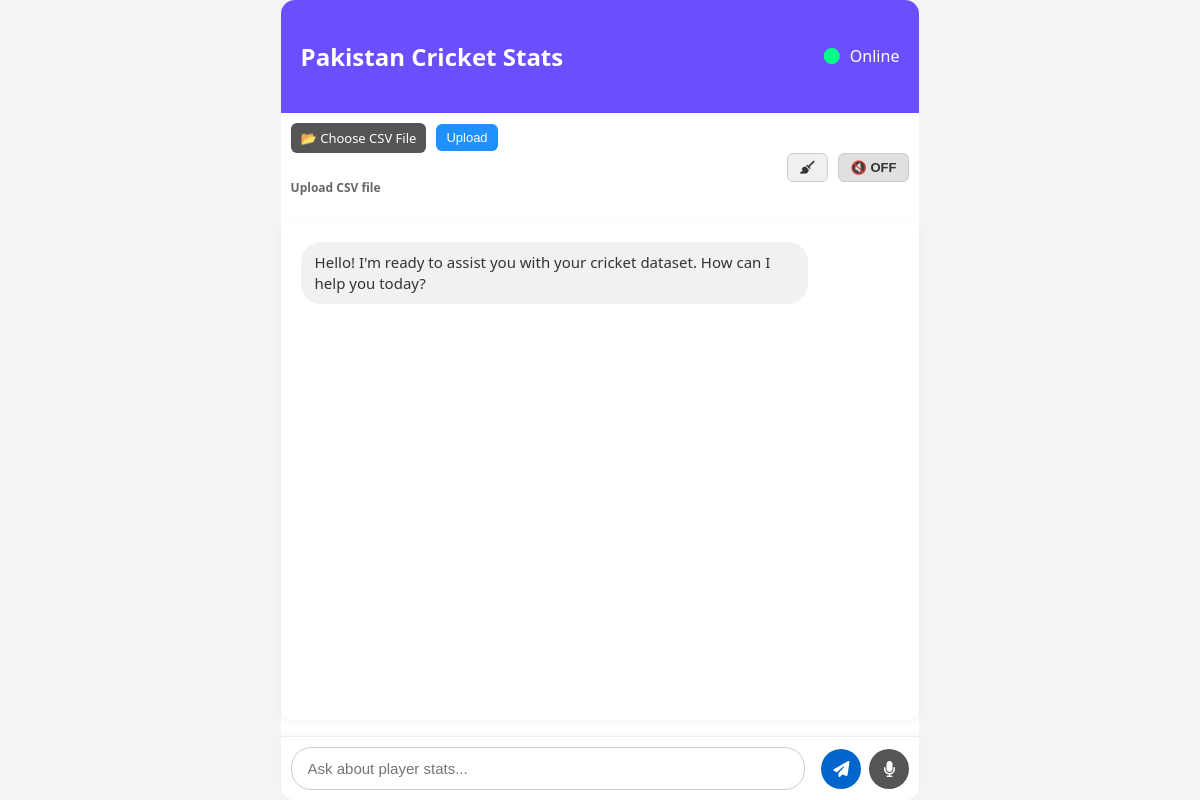
Before: / with the older database file.
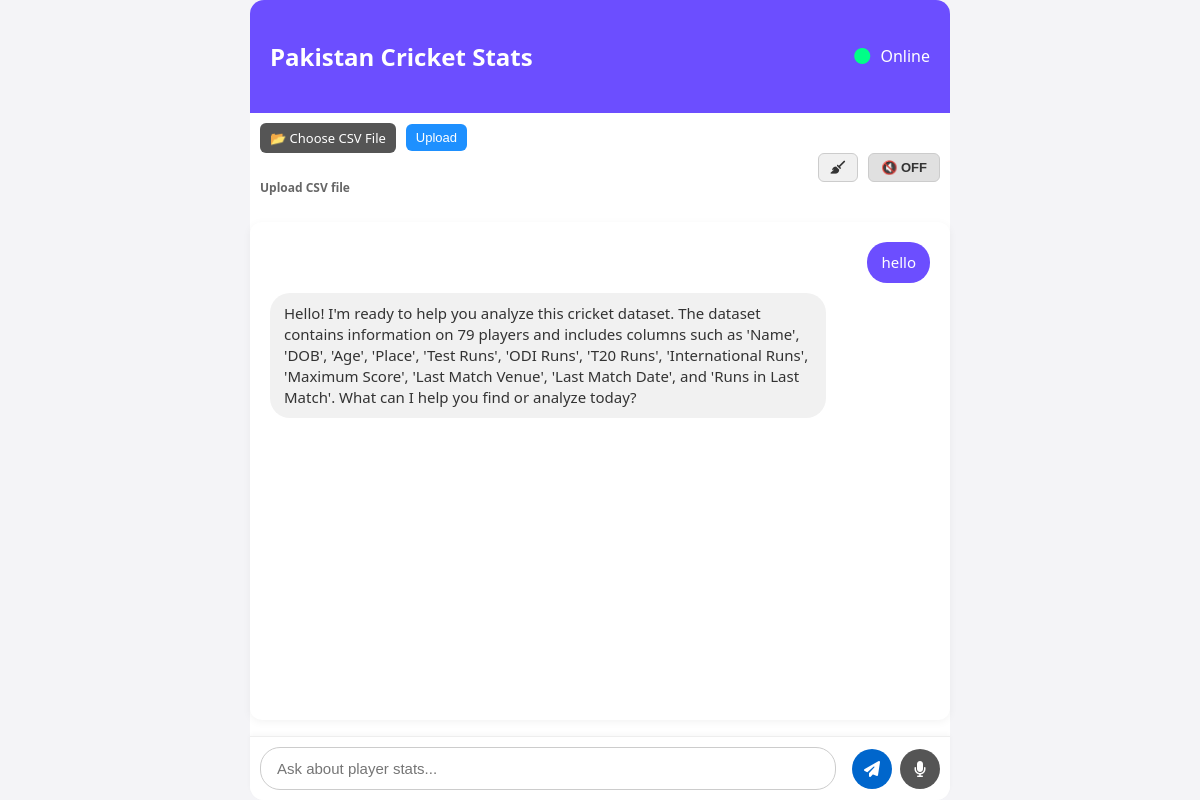
After: the same page with the newer database file.
### tables this page shows
CREATE TABLE chat_history (id INTEGER PRIMARY KEY, message TEXT, response TEXT);

### app.py (the view)
@app.route('/')
def index():
    current_file = get_current_file()
    conn = sqlite3.connect(DB_FILE)
    cursor = conn.cursor()
    cursor.execute("SELECT message, response FROM chat_history")
    history = cursor.fetchall()
    conn.close()
    return render_template('index.html', history=history, filename=current_file)

### app.py (called while the page is built)
def get_current_file():
    conn = sqlite3.connect(DB_FILE)
    cursor = conn.cursor()
    cursor.execute("SELECT filename FROM current_file ORDER BY id DESC LIMIT 1")
    result = cursor.fetchone()
    conn.close()
    return result[0] if result else None

### templates/index.html (shortened to what this page needs)
<!DOCTYPE html>
<html>
<head>
    <link rel="stylesheet" href="{{ url_for('static', filename='style.css') }}">
    <link rel="stylesheet" href="https://cdnjs.cloudflare.com/ajax/libs/font-awesome/6.5.0/css/all.min.css">
</head>
<body>
<div class="main-card">
    <div class="header">
        <h2>Pakistan Cricket Stats</h2>
        <span class="status"><i class="fa fa-circle"></i> Online</span>
    </div>
    <div style="display: flex; justify-content: space-between; align-items: center; padding: 10px;">
        <form method="POST" enctype="multipart/form-data" action="/upload" class="upload-form" style="display: flex; flex-direction: column; align-items: flex-start;">
            <div style="display: flex; align-items: center; gap: 10px;">
                <label for="fileUpload" class="custom-file-upload">📂 Choose CSV File</label>
                <button type="submit">Upload</button>
            </div>
            <span style="font-size: 12px;font-weight: bold ; color: #666; margin-top: 5px;">Upload CSV file</span>
        </form>
        <div style="display: flex; gap: 10px; align-items: center; justify-content: flex-end;">
            <button type="button" id="clearChatBtn" title="Clear Chat" style="
                background-color: #f0f0f0;
                border: 1px solid #ccc;
                color: #333;
                padding: 6px 12px;
                font-size: 13px;
                border-radius: 6px;
                cursor: pointer;
                transition: background 0.3s;
            ">
              <i class="fa fa-broom"></i>
            </button>
            <button type="button" id="speakToggle" class="off" title="Toggle speak" style="
                background-color: #e0e0e0;
                border: 1px solid #ccc;
                color: #333;
                padding: 6px 12px;
                font-size: 13px;
                border-radius: 6px;
                cursor: pointer;
                transition: background 0.3s;
            ">
              🔇 OFF
            </button>
          </div>
    </div>
    <div class="chat-box" id="chatHistory">
        {% if history %}
            {% for message, response in history %}
                <div class="chat-entry user-msg">
                    <div class="bubble user">{{ message }}</div>
                </div>
                <div class="chat-entry bot-msg">
                    <div class="bubble bot">{{ response }}</div>
                </div>
            {% endfor %}
        {% else %}
            <div class="chat-entry bot-msg">
                <div class="bubble bot">Hello! I'm ready to assist you with your cricket dataset. How can I help you today?</div>
            </div>
        {% endif %}
    </div>
    <form id="chatForm" class="message-form">
        <input type="text" id="messageInput" name="message" placeholder="Ask about player stats..." required>
        <button type="submit" title="Send"><i class="fa fa-paper-plane"></i></button>
        <button type="button" id="micBtn" title="Speak"><i class="fa fa-microphone"></i></button>
    </form>
</div>
</body>
</html>

### static/style.css (style rules this page uses)
body { margin: 0; font-family: 'Segoe UI', sans-serif; background-color: #f7f8fa; color: #333; }
.upload-form { display: flex; gap: 10px; margin-bottom: 16px; flex-wrap: wrap; align-items: center; justify-content: center; }
.custom-file-upload { background-color: #0066cc; color: white; padding: 8px 14px; border-radius: 6px; cursor: pointer; }
.upload-form button { background-color: #00bcd4; color: #fff; border: none; padding: 10px 16px; border-radius: 6px; cursor: pointer; transition: background 0.3s; }
.chat-box { background-color: white; border-radius: 12px; padding: 20px; max-height: 65vh; overflow-y: auto; box-shadow: 0 2px 8px rgba(0,0,0,0.05); margin-bottom: 16px; }
.chat-entry { display: flex; margin-bottom: 10px; animation: fadeIn 0.4s ease-in; }
.chat-entry.user-msg { justify-content: flex-end; }
.chat-entry.bot-msg { justify-content: flex-start; }
.bubble { background-color: #e1f5fe; padding: 12px 16px; border-radius: 20px; max-width: 75%; line-height: 1.4; font-size: 15px; word-wrap: break-word; }
.bubble.user { background-color: #c8e6c9; }
.message-form { display: flex; flex-wrap: wrap; gap: 4px; justify-content: center; padding: 10px; background-color: #fff; border-top: 1px solid #ddd; border-radius: 0 0 12px 12px; box-shadow: 0 -2px 5px rgba(0,0,0,0.03); position: sticky; bottom: 0; z-index: 100; }
.message-form input[type="text"] { flex: 1; padding: 10px 15px; border-radius: 20px; border: 1px solid #ccc; font-size: 15px; outline: none; min-width: 200px; }
.message-form button { padding: 10px 14px; font-size: 16px; border-radius: 50%; width: 44px; height: 44px; border: none; cursor: pointer; background-color: #0066cc; color: #fff; transition: background 0.3s; display: flex; align-items: center; justify-content: center; }
#micBtn { background-color: #555; color: white; }
#clearChatBtn { background-color: #ff4d4d; color: white; border-radius: 20px; font-size: 13px; padding: 10px 16px; }
#speakToggle { background-color: #00ffc3; color: #000; font-weight: bold; border-radius: 20px; font-size: 13px; padding: 10px 16px; }
#speakToggle.off { background-color: #555; color: #ccc; }
body { margin: 0; padding: 0; font-family: 'Segoe UI', sans-serif; background-color: #f9fafb; overflow: hidden; }
.upload-form { display: flex; align-items: center; gap: 8px; }
.upload-form button, .custom-file-upload { background: #1e90ff; color: #fff; border: none; padding: 6px 10px; border-radius: 6px; font-size: 13px; cursor: pointer; }
.custom-file-upload { background-color: #555; }

### templates/index.html (style rules this page uses)
body { margin: 0; font-family: 'Segoe UI', sans-serif; background-color: #f4f4f7; display: flex; flex-direction: column; height: 100vh; }
.main-card { max-width: 700px; margin: auto; background: white; border-radius: 14px; box-shadow: 0 4px 20px rgba(250, 250, 250, 0.05); display: flex; flex-direction: column; height: 100vh; }
.header { background-color: #6c4eff; color: white; padding: 20px; border-top-left-radius: 14px; border-top-right-radius: 14px; display: flex; justify-content: space-between; align-items: center; }
.status i { color: #00ff87; margin-right: 6px; }
.chat-box { flex: 1; overflow-y: auto; padding: 20px; }
.chat-entry { margin-bottom: 10px; animation: fadeIn 0.3s ease-in; }
.chat-entry.user-msg { text-align: right; }
.chat-entry.bot-msg { text-align: left; }
.bubble { display: inline-block; padding: 10px 14px; border-radius: 20px; max-width: 80%; font-size: 15px; }
.bubble.user { background-color: #6c4eff; color: white; }
.bubble.bot { background-color: #f1f1f1; }
.message-form { display: flex; align-items: center; padding: 10px; background-color: #fff; border-top: 1px solid #eee; border-bottom-left-radius: 14px; border-bottom-right-radius: 14px; position: sticky; bottom: 0; z-index: 100; }
.message-form input[type="text"] { flex: 1; padding: 12px 16px; font-size: 15px; border-radius: 20px; border: 1px solid #ccc; outline: none; margin-right: 8px; }
.message-form button { width: 40px; height: 40px; border-radius: 50%; margin-left: 4px; border: none; cursor: pointer; font-size: 16px; display: flex; align-items: center; justify-content: center; color: white; }
#micBtn { background-color: #555; }
#clearChatBtn { background-color: #ff4d4d; border-radius: 10%; }
#speakToggle { background-color: #333; font-size: 10px; padding: 6px; border-radius: 10%; }

Changed rows visible on the page:
added chat_history: message "hello", response "Hello! I'm ready to help you analyze this cricket dataset. The dataset contains information on 79 players and includes columns such as 'Name', 'DOB', 'Age', 'Place', 'Test Runs', 'ODI Runs', 'T20 Runs', 'International Runs', 'Maximum Score', 'Last Match Venue', 'Last Match Date', and 'Runs in Last Match'. What can I help you find or analyze today?"
Other visible differences:
text no longer shown: "Hello! I'm ready to assist you with your cricket dataset. How can I help you today?"
